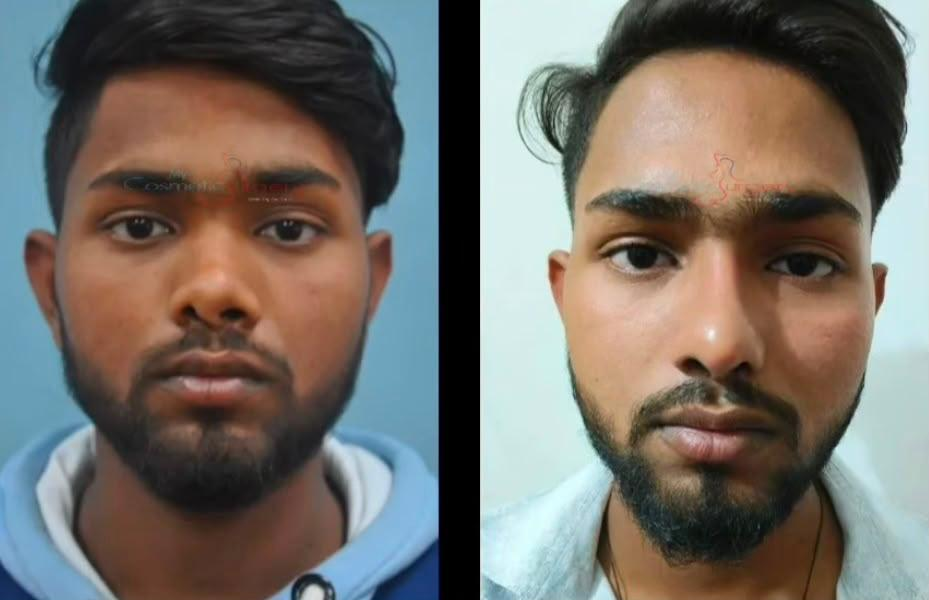
#> input picture rk/WhatsApp Image 2026-09-28 at 3.01.35 PM.jpeg, 929 x 600 px, found by its file name
$ python prepare_cases.py
#> lines starting #> are read from the running program, lines starting #| are printed output that depends on the picture
import cv2
import os

cases_dir = r"C:\Users\Abhishek pandey\Desktop\cosmetic\public\cases"
os.makedirs(cases_dir, exist_ok=True)
rk_dir = r"C:\Users\Abhishek pandey\Desktop\cosmetic\rk"

def crop_and_resize(img, x1, y1, x2, y2, target_size=(600, 600)):
    crop = img[y1:y2, x1:x2]
    # Resize keeping aspect or high quality
    h, w = crop.shape[:2]
    return crop

# 1. Rhinoplasty Frontal Case 1 (Image #5: WhatsApp Image 2026-09-28 at 3.01.35 PM.jpeg)
im5 = cv2.imread(os.path.join(rk_dir, "WhatsApp Image 2026-09-28 at 3.01.35 PM.jpeg"))
#> im5 is the input picture: shape (600, 929, 3); mean B, G, R 104.9, 111.7, 116.9
h5, w5 = im5.shape[:2] # 600, 929
#> h5 = 600; w5 = 929
# Left side face: eye bar from y=165 to y=250, x=75 to 370
cv2.rectangle(im5, (75, 170), (370, 245), (18, 24, 38), -1)
cv2.rectangle(im5, (75, 170), (370, 245), (45, 55, 75), 1)
#> im5: shape (600, 929, 3); mean B, G, R 103.5, 109.9, 114.4
# Right side face: eye bar from y=190 to y=275, x=570 to 865
cv2.rectangle(im5, (570, 195), (865, 270), (18, 24, 38), -1)
cv2.rectangle(im5, (570, 195), (865, 270), (45, 55, 75), 1)
#> im5: shape (600, 929, 3); mean B, G, R 102, 107.9, 112

# Split halves
before_rhino1 = im5[:, :w5//2]
after_rhino1 = im5[:, w5//2:]
cv2.imwrite(os.path.join(cases_dir, "rhino_01_before.jpg"), before_rhino1)
cv2.imwrite(os.path.join(cases_dir, "rhino_01_after.jpg"), after_rhino1)
cv2.imwrite(os.path.join(cases_dir, "rhino_01_full.jpg"), im5)

# 2. Gynecomastia Case 1 (Image #1: WhatsApp Image 2026-09-28 at 3.01.33 PM.jpeg)
im1 = cv2.imread(os.path.join(rk_dir, "WhatsApp Image 2026-09-28 at 3.01.33 PM.jpeg"))
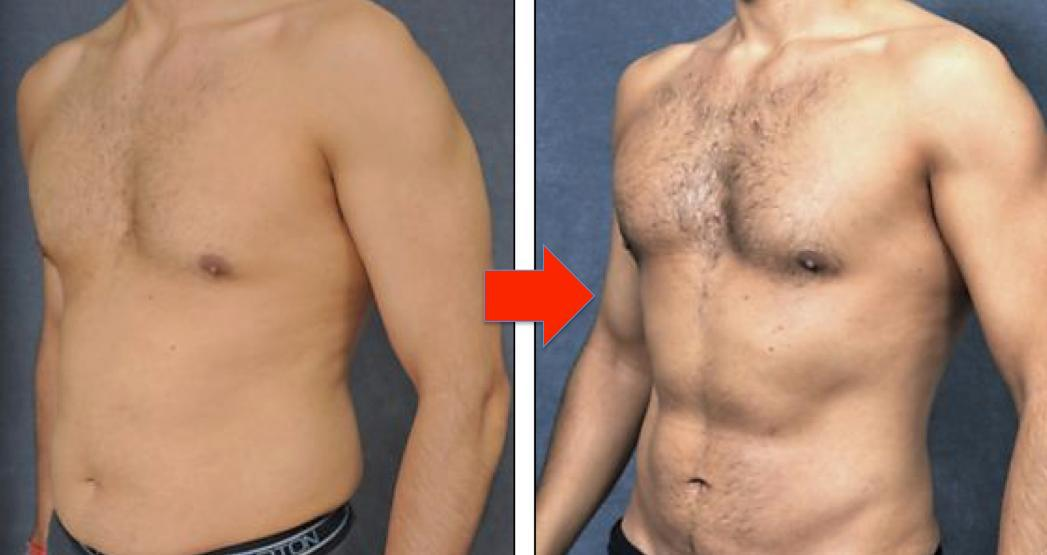
#> input picture rk/WhatsApp Image 2026-09-28 at 3.01.33 PM.jpeg, 1047 x 555 px, found by its file name
#> im1 is the input picture: shape (555, 1047, 3); mean B, G, R 115, 136.5, 170.6
h1, w1 = im1.shape[:2] # 555, 1047
#> h1 = 555; w1 = 1047
before_gyn1 = im1[:, :510]
after_gyn1 = im1[:, 535:]
cv2.imwrite(os.path.join(cases_dir, "gyn_01_before.jpg"), before_gyn1)
cv2.imwrite(os.path.join(cases_dir, "gyn_01_after.jpg"), after_gyn1)
cv2.imwrite(os.path.join(cases_dir, "gyn_01_full.jpg"), im1)

# 3. Tummy Tuck Case 1 (Image #3: WhatsApp Image 2026-09-28 at 3.01.34 PM.jpeg)
im3 = cv2.imread(os.path.join(rk_dir, "WhatsApp Image 2026-09-28 at 3.01.34 PM.jpeg"))
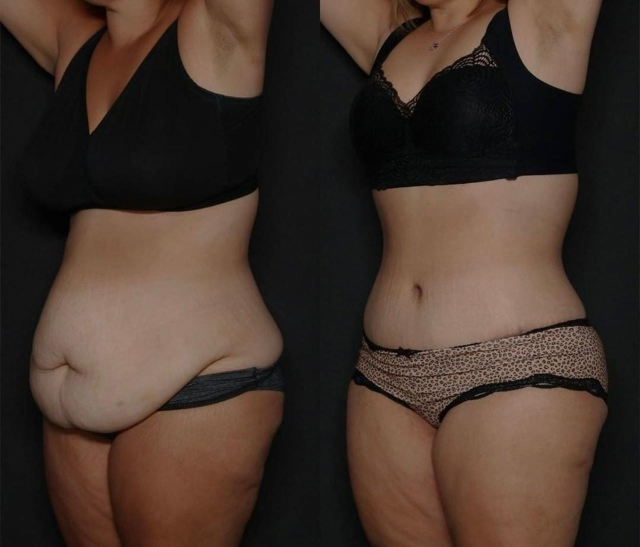
#> input picture rk/WhatsApp Image 2026-09-28 at 3.01.34 PM.jpeg, 1280 x 1094 px, found by its file name (shown at 1/2 size)
#> im3 is the input picture: shape (1094, 1280, 3); mean B, G, R 44.3, 53.5, 70
h3, w3 = im3.shape[:2] # 1094, 1280
#> h3 = 1094; w3 = 1280
before_tuck1 = im3[:, :635]
after_tuck1 = im3[:, 645:]
cv2.imwrite(os.path.join(cases_dir, "tuck_01_before.jpg"), before_tuck1)
cv2.imwrite(os.path.join(cases_dir, "tuck_01_after.jpg"), after_tuck1)
cv2.imwrite(os.path.join(cases_dir, "tuck_01_full.jpg"), im3)

# 4. Gynecomastia Case 2 (Image #9: WhatsApp Image 2026-09-28 at 3.01.37 PM (1).jpeg)
im9 = cv2.imread(os.path.join(rk_dir, "WhatsApp Image 2026-09-28 at 3.01.37 PM (1).jpeg"))
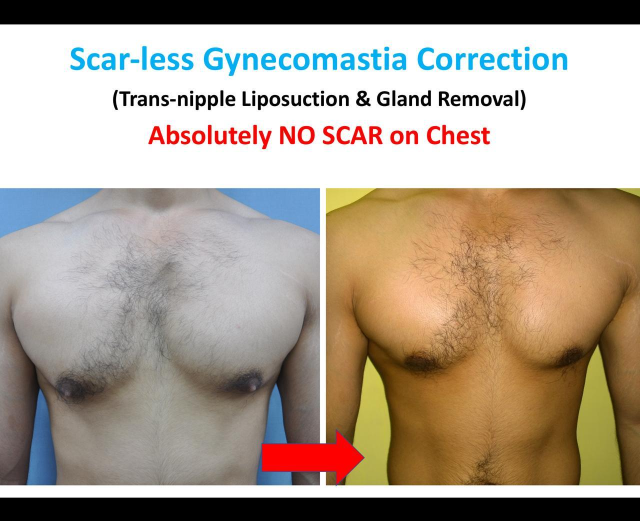
#> input picture rk/WhatsApp Image 2026-09-28 at 3.01.37 PM (1).jpeg, 1280 x 1041 px, found by its file name (shown at 1/2 size)
#> im9 is the input picture: shape (1041, 1280, 3); mean B, G, R 143.6, 158.5, 171.5
h9, w9 = im9.shape[:2] # 1041, 1280
#> h9 = 1041; w9 = 1280
before_gyn2 = im9[:, :635]
after_gyn2 = im9[:, 645:]
cv2.imwrite(os.path.join(cases_dir, "gyn_02_before.jpg"), before_gyn2)
cv2.imwrite(os.path.join(cases_dir, "gyn_02_after.jpg"), after_gyn2)
cv2.imwrite(os.path.join(cases_dir, "gyn_02_full.jpg"), im9)

# 5. Tummy Tuck / Body Contouring Case 2 (Image #13: WhatsApp Image 2026-09-28 at 3.01.38 PM.jpeg)
im13 = cv2.imread(os.path.join(rk_dir, "WhatsApp Image 2026-09-28 at 3.01.38 PM.jpeg"))
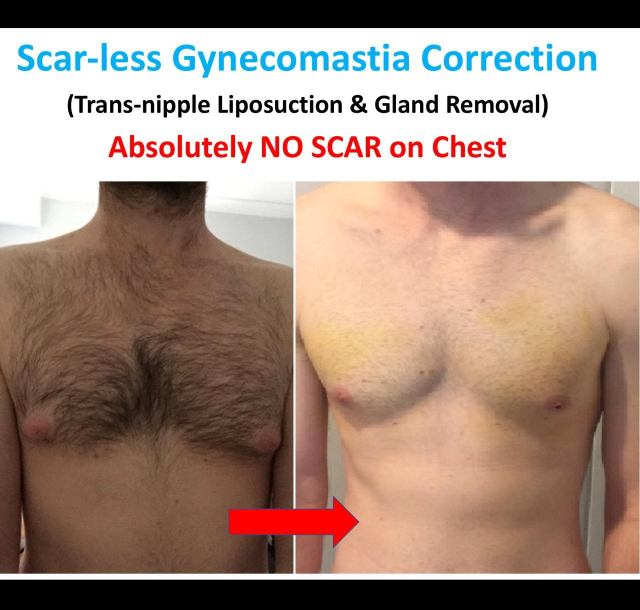
#> input picture rk/WhatsApp Image 2026-09-28 at 3.01.38 PM.jpeg, 1280 x 1220 px, found by its file name (shown at 1/2 size)
#> im13 is the input picture: shape (1220, 1280, 3); mean B, G, R 126.7, 139.5, 163.2
h13, w13 = im13.shape[:2] # 1220, 1280
#> h13 = 1220; w13 = 1280
before_tuck2 = im13[:, :635]
after_tuck2 = im13[:, 645:]
cv2.imwrite(os.path.join(cases_dir, "tuck_02_before.jpg"), before_tuck2)
cv2.imwrite(os.path.join(cases_dir, "tuck_02_after.jpg"), after_tuck2)
cv2.imwrite(os.path.join(cases_dir, "tuck_02_full.jpg"), im13)

# 6. Rhinoplasty Case 2 (Image #53: WhatsApp Image 2026-09-28 at 3.02.01 PM (1).jpeg)
im53 = cv2.imread(os.path.join(rk_dir, "WhatsApp Image 2026-09-28 at 3.02.01 PM (1).jpeg"))
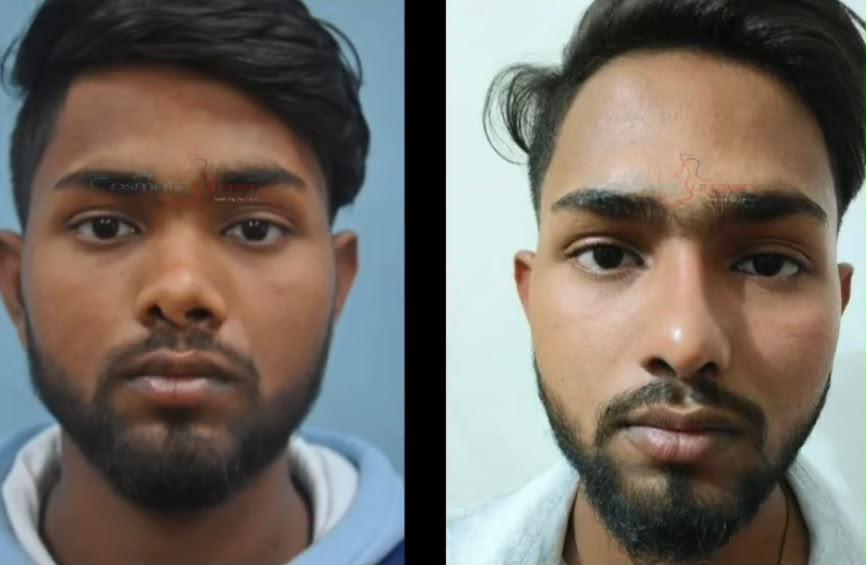
#> input picture rk/WhatsApp Image 2026-09-28 at 3.02.01 PM (1).jpeg, 866 x 565 px, found by its file name
#> im53 is the input picture: shape (565, 866, 3); mean B, G, R 99.4, 107.1, 114.7
h53, w53 = im53.shape[:2] # 565, 866
#> h53 = 565; w53 = 866
# Mask eyes on both faces
cv2.rectangle(im53, (40, 130), (380, 205), (18, 24, 38), -1)
cv2.rectangle(im53, (40, 130), (380, 205), (45, 55, 75), 1)
#> im53: shape (565, 866, 3); mean B, G, R 96.6, 104, 111
cv2.rectangle(im53, (470, 125), (820, 200), (18, 24, 38), -1)
cv2.rectangle(im53, (470, 125), (470+350, 200), (45, 55, 75), 1)
#> im53: shape (565, 866, 3); mean B, G, R 90.5, 97.1, 103.9
before_rhino2 = im53[:, :w53//2]
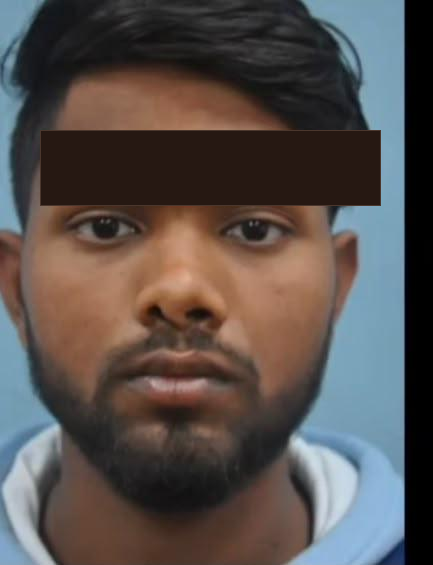
#> before_rhino2: shape (565, 433, 3); mean B, G, R 77.2, 79.8, 87.1
after_rhino2 = im53[:, w53//2:]
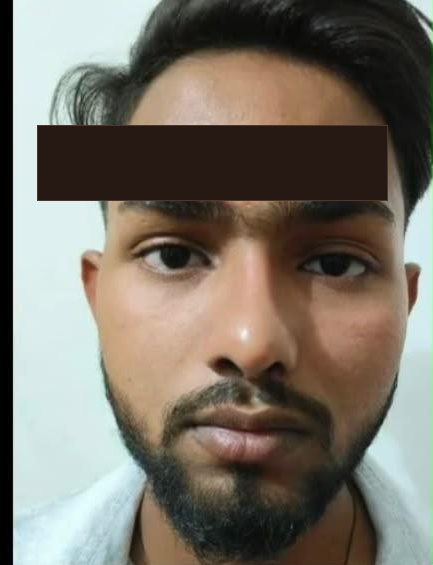
#> after_rhino2: shape (565, 433, 3); mean B, G, R 103.8, 114.4, 120.7
cv2.imwrite(os.path.join(cases_dir, "rhino_02_before.jpg"), before_rhino2)
cv2.imwrite(os.path.join(cases_dir, "rhino_02_after.jpg"), after_rhino2)
cv2.imwrite(os.path.join(cases_dir, "rhino_02_full.jpg"), im53)

# 7. Breast Surgery (Image #28: WhatsApp Image 2026-09-28 at 3.01.53 PM (1).jpeg)
im28 = cv2.imread(os.path.join(rk_dir, "WhatsApp Image 2026-09-28 at 3.01.53 PM (1).jpeg"))
#> (the run stopped early here; a loop or call above may not have finished)
